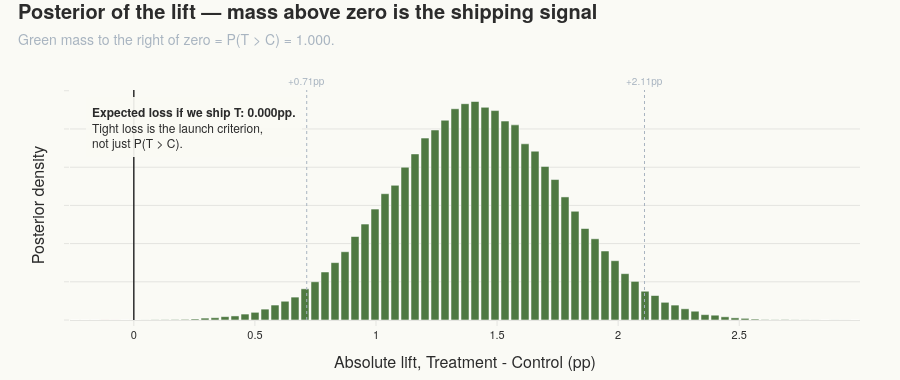

Notebook source saved alongside this figure:
### Code cell
# Visual 4 — posterior of the LIFT (Treatment - Control) with shaded CrI.
rng_plot = np.random.default_rng(7)
draws_c = rng_plot.beta(
    bayes.prior_alpha + control.conversions,
    bayes.prior_beta + control.n - control.conversions,
    size=200_000,
)
draws_t = rng_plot.beta(
    bayes.prior_alpha + treatment.conversions,
    bayes.prior_beta + treatment.n - treatment.conversions,
    size=200_000,
)
diff = (draws_t - draws_c) * 100
bins = np.linspace(diff.min(), diff.max(), 80)
hist, edges = np.histogram(diff, bins=bins, density=True)
centers = 0.5 * (edges[:-1] + edges[1:])

fig_diff = go.Figure()
fig_diff.add_trace(
    go.Bar(
        x=centers,
        y=hist,
        marker={
            "color": [COLOR_POSITIVE if c > 0 else COLOR_NEGATIVE for c in centers],
            "line": {"color": "white", "width": 0.5},
        },
        hovertemplate="Lift %{x:.2f}pp<br>density %{y:.1f}<extra></extra>",
        showlegend=False,
    )
)
fig_diff.add_vline(x=0.0, line={"color": COLOR_TEXT, "width": 1.5})
fig_diff.add_vline(
    x=lo * 100,
    line={"color": COLOR_MUTED, "width": 1, "dash": "dot"},
    annotation_text=f"{lo * 100:+.2f}pp",
    annotation_position="top",
    annotation_font={"color": COLOR_MUTED, "size": 10},
)
fig_diff.add_vline(
    x=hi * 100,
    line={"color": COLOR_MUTED, "width": 1, "dash": "dot"},
    annotation_text=f"{hi * 100:+.2f}pp",
    annotation_position="top",
    annotation_font={"color": COLOR_MUTED, "size": 10},
)
fig_diff.update_xaxes(title_text="Absolute lift, Treatment - Control (pp)")
fig_diff.update_yaxes(title_text="Posterior density", showticklabels=False)
fig_diff.update_layout(title="Posterior of the lift — mass above zero is the shipping signal")
apply_sfl_theme(
    fig_diff,
    height=380,
    subtitle=(
        f"Green mass to the right of zero = P(T > C) = "
        f"{bayes.prob_treatment_beats_control:.3f}."
    ),
)
add_insight_annotation(
    fig_diff,
    text=(
        f"<b>Expected loss if we ship T: {bayes.expected_loss_choose_treatment * 100:.3f}pp.</b><br>"
        "Tight loss is the launch criterion,<br>not just P(T > C)."
    ),
    x=0.02, y=0.97,
    xref="paper", yref="paper",
    arrow=False,
)
fig_diff.show()

### Figure 1 — Plotly figure (JSON) as saved in the notebook; plotly's stock layout.template omitted (floating-point values rounded to 4 significant figures)
{"data": [{"hovertemplate": "Lift %{x:.2f}pp<br>density %{y:.1f}<extra></extra>", "marker": {"color": ["#9B2226", "#9B2226", "#9B2226", "#9B2226", "#9B2226", "#9B2226", "#4F7942", "#4F7942", "#4F7942", "#4F7942", "#4F7942", "#4F7942", "#4F7942", "#4F7942", "#4F7942", "#4F7942", "#4F7942", "#4F7942", "#4F7942", "#4F7942", "#4F7942", "#4F7942", "#4F7942", "#4F7942", "#4F7942", "#4F7942", "#4F7942", "#4F7942", "#4F7942", "#4F7942", "#4F7942", "#4F7942", "#4F7942", "#4F7942", "#4F7942", "#4F7942", "#4F7942", "#4F7942", "#4F7942", "#4F7942", "#4F7942", "#4F7942", "#4F7942", "#4F7942", "#4F7942", "#4F7942", "#4F7942", "#4F7942", "#4F7942", "#4F7942", "#4F7942", "#4F7942", "#4F7942", "#4F7942", "#4F7942", "#4F7942", "#4F7942", "#4F7942", "#4F7942", "#4F7942", "#4F7942", "#4F7942", "#4F7942", "#4F7942", "#4F7942", "#4F7942", "#4F7942", "#4F7942", "#4F7942", "#4F7942", "#4F7942", "#4F7942", "#4F7942", "#4F7942", "#4F7942", "#4F7942", "#4F7942", "#4F7942", "#4F7942"], "line": {"color": "white", "width": 0.5}}, "showlegend": false, "type": "bar", "x": [-0.2429, -0.2016, -0.1603, -0.119, -0.07769, -0.0364, 0.004894, 0.04619, 0.08748, 0.1288, 0.1701, 0.2114, 0.2527, 0.294, 0.3352, 0.3765, 0.4178, 0.4591, 0.5004, 0.5417, 0.583, 0.6243, 0.6656, 0.7069, 0.7482, 0.7895, 0.8308, 0.8721, 0.9134, 0.9547, 0.9959, 1.037, 1.079, 1.12, 1.161, 1.202, 1.244, 1.285, 1.326, 1.368, 1.409, 1.45, 1.491, 1.533, 1.574, 1.615, 1.657, 1.698, 1.739, 1.781, 1.822, 1.863, 1.904, 1.946, 1.987, 2.028, 2.07, 2.111, 2.152, 2.193, 2.235, 2.276, 2.317, 2.359, 2.4, 2.441, 2.483, 2.524, 2.565, 2.606, 2.648, 2.689, 2.73, 2.772, 2.813, 2.854, 2.895, 2.937, 2.978], "y": [0.0001211, 0.0001211, 0.0, 0.0003633, 0.0002422, 0.0, 0.0, 0.0004843, 0.001211, 0.001574, 0.002543, 0.003269, 0.005328, 0.009929, 0.01199, 0.01768, 0.02131, 0.03112, 0.0402, 0.05703, 0.07834, 0.0982, 0.1199, 0.1633, 0.2003, 0.2514, 0.3004, 0.3574, 0.4371, 0.5024, 0.5808, 0.6612, 0.7052, 0.8, 0.8695, 0.9523, 0.9947, 1.046, 1.106, 1.132, 1.144, 1.113, 1.096, 1.041, 1.022, 0.9224, 0.8839, 0.8041, 0.7353, 0.6444, 0.5693, 0.479, 0.4252, 0.3612, 0.3105, 0.2427, 0.2022, 0.1506, 0.1282, 0.09263, 0.0781, 0.05873, 0.04601, 0.02809, 0.02519, 0.01683, 0.01126, 0.008718, 0.004843, 0.002422, 0.001453, 0.002422, 0.0009687, 0.0007265, 0.0004843, 0.0001211, 0.0003633, 0.0002422, 0.0001211]}], "layout": {"annotations": [{"font": {"color": "#A8B4C0", "size": 10}, "showarrow": false, "text": "+0.71pp", "x": 0.714, "xanchor": "center", "xref": "x", "y": 1, "yanchor": "bottom", "yref": "y domain"}, {"font": {"color": "#A8B4C0", "size": 10}, "showarrow": false, "text": "+2.11pp", "x": 2.109, "xanchor": "center", "xref": "x", "y": 1, "yanchor": "bottom", "yref": "y domain"}, {"align": "left", "arrowcolor": "#C8553D", "arrowhead": 2, "arrowsize": 1, "arrowwidth": 1.2, "ax": 0, "ay": 0, "bgcolor": "rgba(250, 250, 245, 0.92)", "bordercolor": "#A8B4C0", "borderpad": 6, "borderwidth": 0, "font": {"color": "#2B2B2B", "family": "Helvetica Neue, Helvetica, Arial, sans-serif", "size": 12}, "showarrow": false, "text": "<b>Expected loss if we ship T: 0.000pp.</b><br>Tight loss is the launch criterion,<br>not just P(T > C).", "x": 0.02, "xref": "paper", "y": 0.97, "yref": "paper"}], "font": {"color": "#2B2B2B", "family": "Helvetica Neue, Helvetica, Arial, sans-serif", "size": 13}, "height": 380, "hoverlabel": {"bgcolor": "white", "bordercolor": "#1F3A5F", "font": {"color": "#2B2B2B", "family": "Helvetica Neue, Helvetica, Arial, sans-serif", "size": 12}}, "legend": {"bgcolor": "rgba(0,0,0,0)", "bordercolor": "#E4E4E0", "borderwidth": 0, "font": {"color": "#2B2B2B", "size": 12}}, "margin": {"b": 60, "l": 70, "r": 40, "t": 90}, "paper_bgcolor": "#FAFAF5", "plot_bgcolor": "#FAFAF5", "shapes": [{"line": {"color": "#2B2B2B", "width": 1.5}, "type": "line", "x0": 0.0, "x1": 0.0, "xref": "x", "y0": 0, "y1": 1, "yref": "y domain"}, {"line": {"color": "#A8B4C0", "dash": "dot", "width": 1}, "type": "line", "x0": 0.714, "x1": 0.714, "xref": "x", "y0": 0, "y1": 1, "yref": "y domain"}, {"line": {"color": "#A8B4C0", "dash": "dot", "width": 1}, "type": "line", "x0": 2.109, "x1": 2.109, "xref": "x", "y0": 0, "y1": 1, "yref": "y domain"}], "title": {"font": {"color": "#2B2B2B", "size": 20}, "text": "<b>Posterior of the lift — mass above zero is the shipping signal</b><br><span style='font-size:14px;color:#A8B4C0'>Green mass to the right of zero = P(T > C) = 1.000.</span>", "x": 0.02, "xanchor": "left", "y": 0.95, "yanchor": "top"}, "xaxis": {"linecolor": "#E4E4E0", "linewidth": 1, "showgrid": false, "showline": true, "tickcolor": "#E4E4E0", "tickfont": {"color": "#2B2B2B", "size": 11}, "ticks": "outside", "title": {"text": "Absolute lift, Treatment - Control (pp)"}}, "yaxis": {"gridcolor": "#E4E4E0", "gridwidth": 1, "showgrid": true, "showline": false, "showticklabels": false, "tickcolor": "#E4E4E0", "tickfont": {"color": "#2B2B2B", "size": 11}, "ticks": "outside", "title": {"text": "Posterior density"}, "zeroline": false}}}
